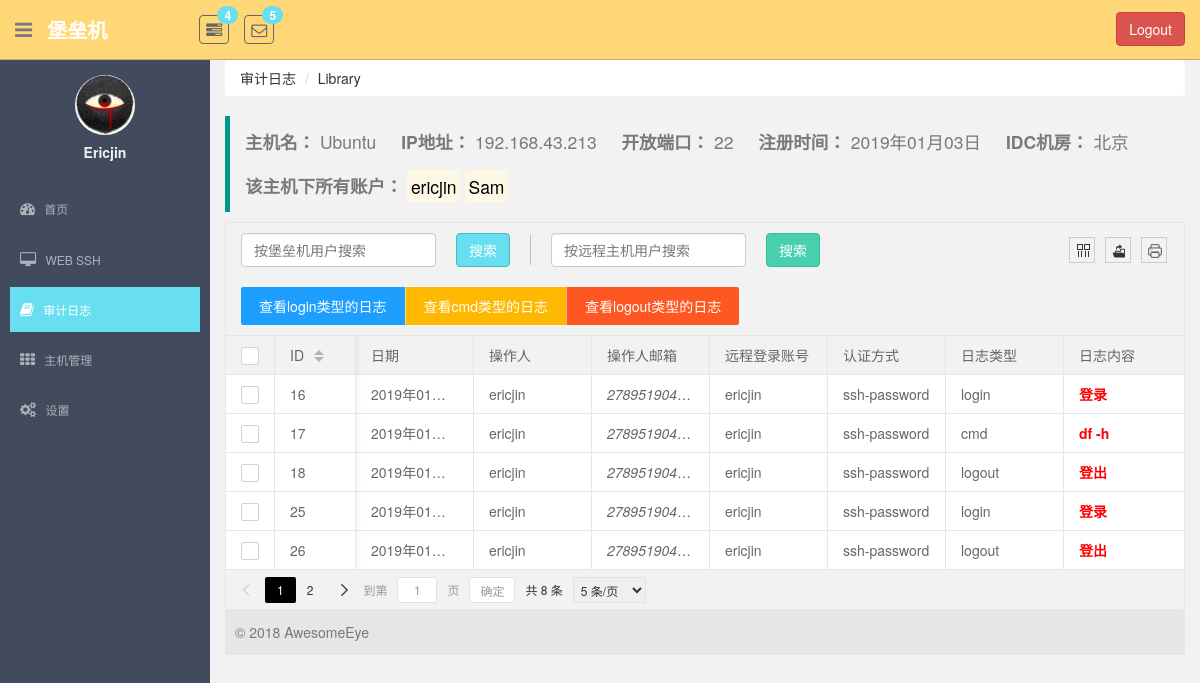
Page /monitor/host_log_detail/1/ (signed in) on the earlier database version.
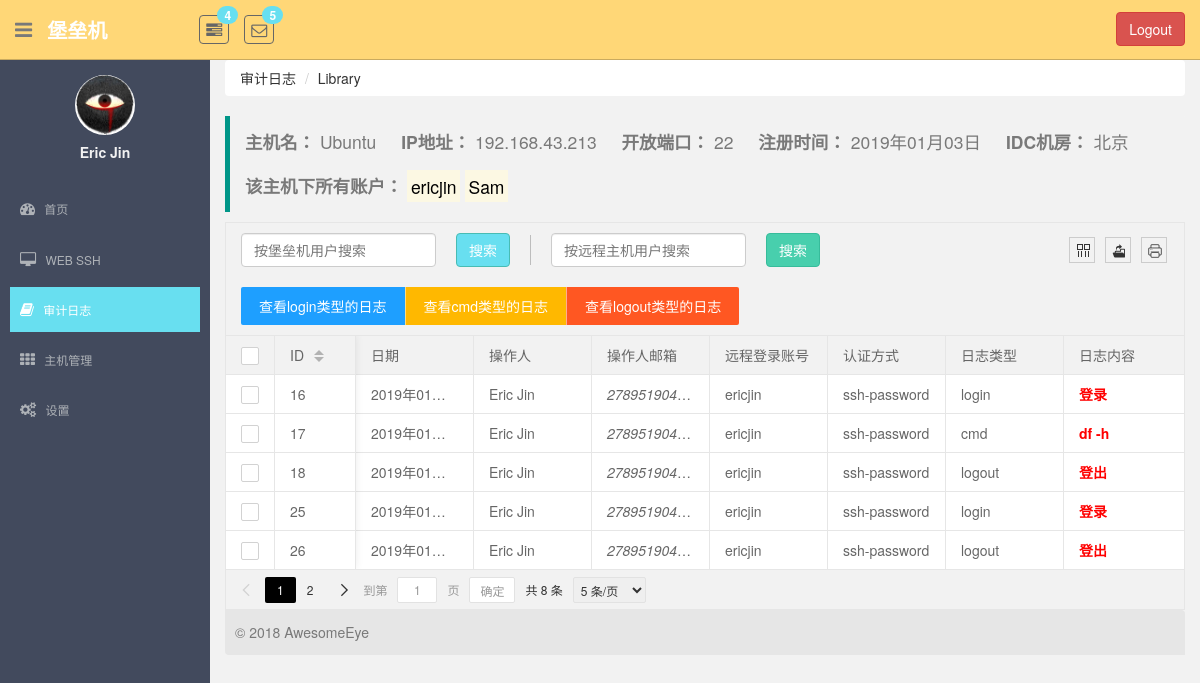
Same page on the later database version.
### monitor/models.py (models this page shows, shortened)
class UserProfile(AbstractBaseUser, PermissionsMixin):
    email = models.EmailField(
        verbose_name='email address',
        max_length=255,
        unique=True,
    )
    name = models.CharField(max_length=64, verbose_name="用户名", unique=True)
    host_to_remote_users = models.ManyToManyField(to="HostToRemoteUser", verbose_name="关联主机账户")
    host_group = models.ManyToManyField(to="HostGroup", verbose_name="主机组")
    last_login = models.DateTimeField(verbose_name="最近登录时间", null=True, blank=True)
    is_active = models.BooleanField(default=True)
    is_staff = models.BooleanField(default=True)
    is_superuser = models.BooleanField(default=True)
    objects = UserProfileManager()
    USERNAME_FIELD = 'email'  # 使用email作为用户名
    REQUIRED_FIELDS = ['name']  # 必须要有的字段

### monitor/views.py (the view, shortened to what this page needs)
# urls.py: url(r'^host_log_detail/(?P<host_id>\d+)/$', views.HostLog.as_view(), name="host_log"),
class HostLog(LoginRequiredMixin, View):
    def get(self, request, host_id):
        host = models.Host.objects.get(id=host_id)
        host_to_remote_users = host.hosttoremoteuser_set.select_related()
        logs = []
        for item in host_to_remote_users:
            for log in item.auditlog_set.all():
                logs.append(log)
        return render(request, "log/host_log.html", locals())

### templates/log/host_log.html (shortened to what this page needs)
{% extends 'base.html' %}
{% load staticfiles %}
{% block right_container %}
    <div class="breadcrumb-wrap">
        <ol class="breadcrumb">
            <li><a href="{% url 'log_page' %}">审计日志</a></li>
            <li class="active"><a href="?">Library</a></li>
        </ol>
    </div>
    <div id="wrap">
        <div class="host-info">
            <blockquote class="layui-elem-quote">
                <p>
                    <b>主机名：</b> <span style="margin-right: 20px;">{{ host.name }}</span>
                    <b>IP地址：</b> <span style="margin-right: 20px;">{{ host.ip_addr }}</span>
                    <b>开放端口：</b> <span style="margin-right: 20px;">{{ host.port }}</span>
                    <b>注册时间：</b> <span style="margin-right: 20px;">{{ host.date|date:'Y年m月d日' }}</span>
                    <b>IDC机房：</b> <span>{{ host.idc.name }}</span>
                </p>
                <br>
                <p>
                    <b>该主机下所有账户：</b>
                    {% for item in host.hosttoremoteuser_set.select_related %}
                        <mark>{{ item.remote_user.username }}</mark>
                    {% endfor %}
                </p>
            </blockquote>
        </div>
        <div class="table-area">
            <table lay-filter="demo">
                <thead>
                </thead>
                <tbody>
                {% for item in logs %}
                    <tr>
                        <td>{{ item.id }}</td>
                        <td>{{ item.record_date|date:"Y年m月d日" }}</td>
                        <td>{{ request.user.name }}</td>
                        <td><em>{{ request.user.email }}</em></td>
                        <td>{{ item.host_to_remote_users.remote_user.username }}</td>
                        <td>{{ item.host_to_remote_users.remote_user.get_auth_type_display }}</td>
                        <td>{{ item.get_log_type_display }}</td>
                        <td><b style="color: #f00;">{{ item.content }}</b></td>
                    </tr>
                {% endfor %}
                </tbody>
            </table>
        </div>
        <footer class="footer-area">
            © 2018 AwesomeEye
        </footer>
    </div>
{% endblock %}

### templates/base.html (shortened to what this page needs)
{% load staticfiles %}
<!DOCTYPE html>
<html lang="en">
<head>
    <link href="{% static 'plugins/bootstrap/css/bootstrap.css' %}" rel="stylesheet">
    <link href="{% static 'css/font-awesome.css' %}" rel="stylesheet" />
    <link href="{% static 'css/style.css' %}" rel="stylesheet">
    <link rel="stylesheet" href="{% static 'plugins/layui/css/layui.css' %}">
</head>
<body>
<section id="container" >
    <header class="header black-bg">
        <div class="sidebar-toggle-box">
            <div class="fa fa-bars tooltips" data-placement="right" data-original-title="Toggle Navigation"></div>
        </div>
        <a href="?" class="logo"><b>堡垒机</b></a>
        <div class="nav notify-row" id="top_menu">
            <ul class="nav top-menu">
                <li class="dropdown">
                    <a data-toggle="dropdown" class="dropdown-toggle" href="?">
                        <i class="fa fa-tasks"></i>
                        <span class="badge bg-theme">4</span>
                    </a>
                </li>
                <li id="header_inbox_bar" class="dropdown">
                    <a data-toggle="dropdown" class="dropdown-toggle" href="index.html#">
                        <i class="fa fa-envelope-o"></i>
                        <span class="badge bg-theme">5</span>
                    </a>
                </li>
            </ul>
        </div>
        <div class="top-menu">
            <ul class="nav pull-right top-menu">
                <li>
                    <button type="button" class="btn btn-danger" style="margin-top: 12px;" onclick="logout()">Logout</button>
                </li>
            </ul>
        </div>
    </header>
    <aside>
        <div id="sidebar"  class="nav-collapse ">
            <ul class="sidebar-menu" id="nav-accordion">
                <p class="centered"><a href="#"><img src="{% static 'images/ui-sam.jpg' %}" class="img-circle" width="60"></a></p>
                <h5 class="centered" style="margin-top: 10px;">{{ request.user.name|capfirst }}</h5>
                <li class="mt">
                    <a class="dashboard" href="{% url "dashboard" %}">
                        <i class="fa fa-dashboard"></i>
                        <span>首页</span>
                    </a>
                </li>
                <li class="sub-menu">
                    <a class="web-ssh" href="{% url "web_ssh" %}" >
                        <i class="fa fa-desktop"></i>
                        <span>WEB SSH</span>
                    </a>
                </li>
                <li class="sub-menu">
                    <a class="log-page" href="{% url 'log_page' %}" >
                        <i class="fa fa-book"></i>
                        <span>审计日志</span>
                    </a>
                </li>
                <li class="sub-menu">
                    <a class="host-manage" href="javascript:void(0);">
                        <i class="fa fa-th"></i>
                        <span>主机管理</span>
                    </a>
                </li>
                <li class="sub-menu">
                    <a class="setting-page" href="{% url 'setting_home' %}" >
                        <i class="fa fa-cogs"></i>
                        <span>设置</span>
                    </a>
                </li>
            </ul>
        </div>
    </aside>
    <section id="main-content">
        <section class="wrapper">
            {% block right_container %}
            {% endblock %}
        </section>
    </section>
</section>
</body>
</html>

Differences in the rows shown:
changed UserProfile: user.name "Ericjin" → "Eric Jin"; user.name "ericjin" → "Eric Jin"
